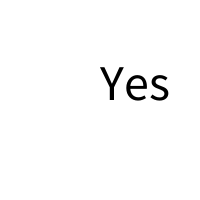
Frame 1 (no input)
Frame 60 (the mouse pressed at the canvas centre just before this capture): identical to frame 1, image omitted
Frame 120 (the mouse held since frame 60 and released just before this capture): identical to frame 1, image omitted

The Processing sketch that drew this single still picture (run headless with seeded random() and noise(); from frame 60 on, the mouse is pressed at the canvas centre):

// Processing sketch: sketch_1_1_4
// ── sketch_1_1_4.pde
String[] words = {"partyboobytrap"};
String sentence = join(words, " ");
String reversed = new String(reverse(sentence.toCharArray()));

void setup() {
  size(200, 200);
  textSize(50);
}

void draw() {
  background(255);
  fill(0);
  println(reversed);
  println(sentence);

  if (sentence.equals(reversed)) {
    text("Yes", width/2, height/2);
  } else {
    text("No", width/2, height/2);
  }
}
